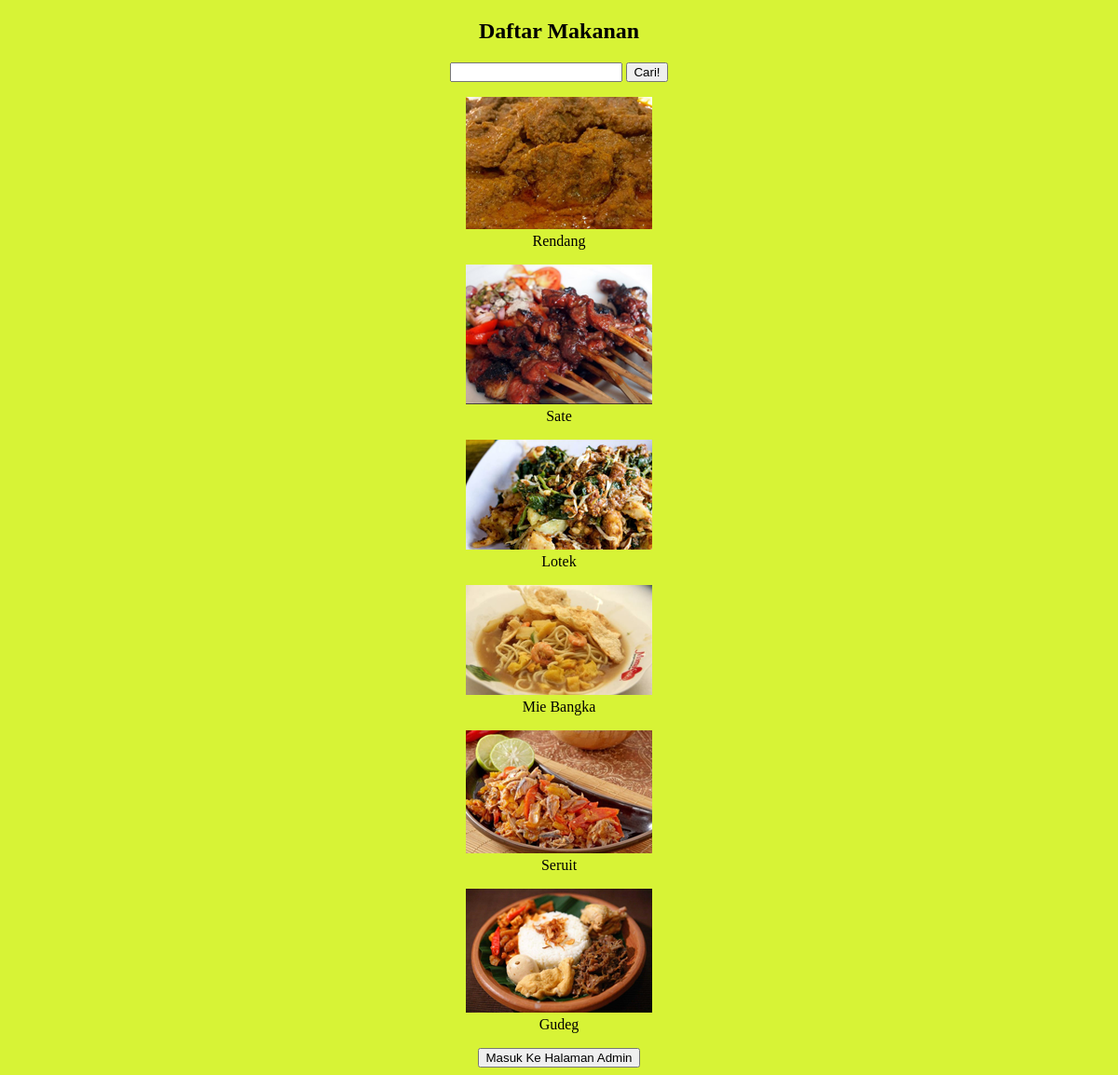
Page /Latihan7a/index.php on the committed database.
### tables this page shows
CREATE TABLE `makanan2` (
  `id` int(11) NOT NULL,
  `nama` varchar(100) NOT NULL,
  `jenis` varchar(100) NOT NULL,
  `bahan` varchar(100) NOT NULL,
  `asal` varchar(100) NOT NULL,
  `harga` int(11) NOT NULL,
  `gambar` varchar(100) NOT NULL
);

### Latihan7a/php/functions.php (called while the page is built, shortened)
<?php
	function koneksi() {
		$conn = mysqli_connect("localhost","root","") or die ("koneksi ke DB gagal");
		mysqli_select_db($conn, "pw_193040102") or die ("Database salah!");
		return $conn;
	}
	function query($sql) {
		$conn = koneksi();
		$result = mysqli_query($conn, "$sql");
		$rows = [];
		while ($mkn2 = mysqli_fetch_assoc($result)) {
			$rows[] = $mkn2;
		}
		return $rows;
	}
?>

### Latihan7a/index.php (the view, shortened to what this page needs)
<?php
    require 'php/functions.php';
    if (isset($_GET['cari'])) {
    $keyword = $_GET['keyword'];
    $makanan2 = query("SELECT * FROM makanan2 WHERE
                        nama LIKE '%$keyword%' OR
                        jenis LIKE '%$keyword%' OR
                        bahan LIKE '%$keyword%' OR
                        asal LIKE '%$keyword%' OR
                        harga LIKE '%$keyword%' ");
   } else {
    $makanan2 = query("SELECT * FROM makanan2");
   }
?>
<!DOCTYPE html>
<html lang="en">
<head>
    <link rel="stylesheet" type="text/css" href="css/style.css">
</head>
<body>
    <h2>Daftar Makanan</h2>
    <div class="container">
        <form action="" method="get">
            <input type="text" name="keyword" autofocus>
            <button type="submit" name="cari">Cari!</button>
        </form>
        <?php if (empty($makanan2)) : ?>
          <h1>Data tidak ditemukan</h1>
       <?php else : ?>
      <?php foreach ($makanan2 as $mkn2) : ?>
        <p class="nama">
            <a href="php/detail.php?id=<?= $mkn2['id']; ?>" style="text-decoration: none; color: black;">
            <img src="assets/img/<?= $mkn2['gambar']; ?>" alt=""><br>
                <?= $mkn2["nama"]; ?>
            </a>
        </p>
      <?php endforeach; ?>
    <?php endif; ?>
    </div>
    <a href="php/login.php">
        <button>Masuk Ke Halaman Admin</button>
    </a>
</body>
</html>

### Latihan7a/css/style.css (style rules this page uses)
body { background-color: rgb(215, 243, 54); text-align: center; }

### rows in the picture
makanan2: gambar (picture), nama "Rendang"
makanan2: gambar (picture), nama "Sate"
makanan2: gambar (picture), nama "Lotek"
makanan2: gambar (picture), nama "Mie Bangka"
makanan2: gambar (picture), nama "Seruit"
makanan2: gambar (picture), nama "Gudeg"
